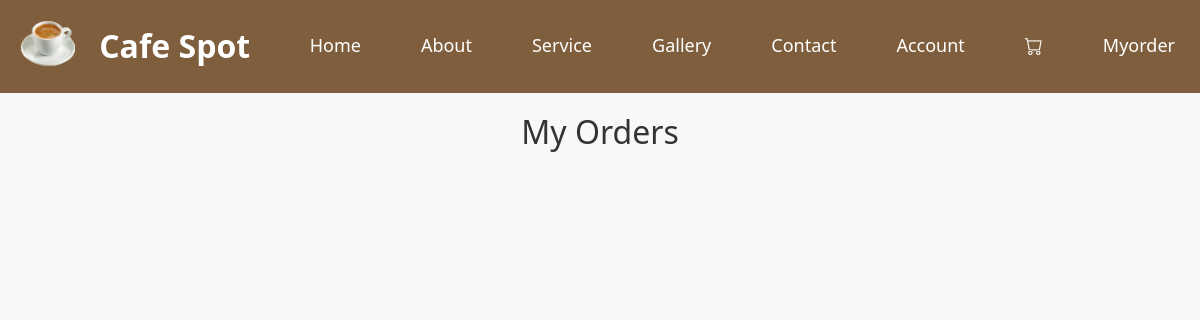
The page /myorders (signed in) on the database as committed earlier.
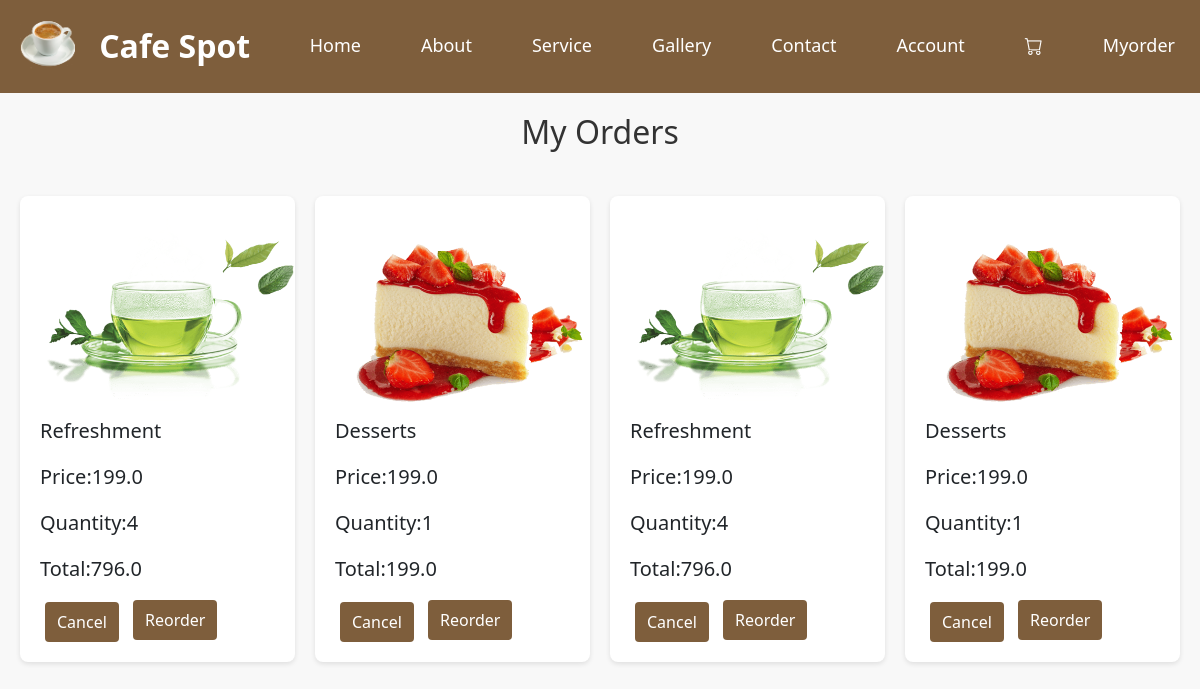
The same page on the database as committed later.
### app1/models.py (models this page shows, shortened)
class Order(models.Model):
    order_user = models.CharField(max_length=250,default=None,null=True)
    order_name = models.CharField(max_length=250)
    order_price = models.FloatField(max_length=250)
    order_image = models.FileField(null=True)
    order_qty = models.IntegerField()
    order_amount = models.FloatField()
    order_address = models.TextField(null=True)
    order_paytype = models.CharField(max_length=250,null=True)
    order_status = models.IntegerField(default=0)
    checkout_email = models.CharField(max_length=250,null=True)
    checkout_phone = models.CharField(max_length=250,null=True)
    checkout_name = models.CharField(max_length=250,null=True)
    checkout_address = models.TextField(max_length=250,null=True)
    checkout_city = models.TextField(max_length=250,null=True)
    checkout_country = models.TextField(max_length=250,null=True)
    checkout_postal = models.CharField(max_length=255,null=True)

### app1/views.py (the view)
# urls.py: path('myorders' , views.myorders, name='myorders'),
def myorders(request):
    user = request.session["usersession"]
    order = Order.objects.filter(order_user=user,order_status=1)
    if 'del' in request.GET:
        id = request.GET['del']
        delcart = Order.objects.filter(id=id)[0]
        delcart.delete()
    order = Order.objects.filter(order_user=user)
    context = {
        'order':order
    }
    template = loader.get_template("myorders.html")
    return HttpResponse(template.render(context,request))

### app1/templates/myorders.html (shortened to what this page needs)
{% extends 'master.html' %}
{% load static %}
{% block content %}
<div class="box103">
    <h1>My Orders</h1>
</div>
<div class="box104">
<div class="order-cards">
    {% for x in order  %}
    <div class="order-card">
        <img src="/media/{{x.order_image}}" alt="" height="200px" >
        <p>{{x.order_name}}</p>
        <p>Price:{{x.order_price}}</p>
        <p>Quantity:{{x.order_qty}}</p>
        <p>Total:{{x.order_amount}}</p>
        <div class="actions">
            <a href="?del={{ x.id }}">
                <button class="btn btn-danger">Cancel</button>
            </a>
            <a href="/cart">
                <button>Reorder</button>
            </a>
        </div>
    </div>
    {% endfor %}
</div>
</div>
{% endblock %}

### app1/templates/master.html (shortened to what this page needs)
{% load static %}
<!DOCTYPE html>
<html>
<head>
    <link href="https://cdn.jsdelivr.net/npm/bootstrap@5.3.3/dist/css/bootstrap.min.css" rel="stylesheet">
    <link
    href="https://unpkg.com/boxicons@2.1.4/css/boxicons.min.css"
    rel="stylesheet"
  />
  <link rel="stylesheet" href="https://cdnjs.cloudflare.com/ajax/libs/font-awesome/6.4.2/css/all.min.css">
  <link rel="stylesheet" href="https://cdn.jsdelivr.net/npm/bootstrap-icons@1.11.3/font/bootstrap-icons.min.css">
   <link rel="stylesheet" href="{% static 'mystyle.css' %}">
</head>
<body>
    <nav class="sticky-top">
        <a href="/" style="text-decoration: none;">
        <img src="{% static 'coffee_logo.png' %}" alt="Coffie Logo"  id="ac">
        <h2 id="aa">Cafe Spot</h2>
    </a>
    <ul>
    <li class="toplink">
        <a href="/" id="#index">Home</a>
    </li>
    <li class="toplink">
        <a href="/#about">About</a>
    </li>
    <li class="toplink">
        <a href="/#service">Service</a>
    </li>
    <li class="toplink">
        <a href="/#gallery" id="#gallery">Gallery</a>
    </li>
    <li class="toplink">
        <a href="/#contact" id="#contact">Contact</a>
    </li>
    <li class="toplink">
        <a href="/account">Account</a>
    </li>
    {% if 'usersession' in request.session %}
    <li class="toplink">
        <a href="\cart" class="cart_link">
            <i class="bi bi-cart "></i>
        </a>
    </li>
    <li class="toplink">
        <a href="\myorders">Myorder</a>
    </li>
    {% endif %}
    </ul>
    </nav>
    {% block content %}{% endblock %}
    <link rel="stylesheet" href="{% static 'myscripts.js' %}">
</body>
</html>

### app1/static/mystyle.css (style rules this page uses)
* { margin: 0px; }
:root { --primary-color: #3b141c; --secondary-color: #f3961c; --dark-color: #252525; --white-color: #fff; --light-gray-color: #f2f2f2; }
nav { background-color: #7E5E3c; display: flex; align-items: center; margin: 0 auto; justify-content: space-between; padding-top: 15px; }
#ac { color: var(--white-color); font-family: 500; font-size: 30px; max-width: 55px; margin-left: 20px; padding-bottom: 22px; }
ul { list-style: none; }
nav ul { display: flex; gap: 10px; }
#aa { color: var(--white-color); font-weight: 700; font-size: 32px; display: inline-block; margin-left: 20px; }
nav ul li a { text-decoration: none; display: block; padding: 0px 25px; font-weight: 500; color: var(--white-color); border: 30px; transition: all 0.2s ease; font-size: 18px; }
.inbox1 h2,p { font-size: 20px; }
body { background-color: #f8f8f8; }
.order-cards { display: grid; grid-template-columns: repeat(auto-fill, minmax(250px, 1fr)); gap: 20px; }
.order-card { background: white; border-radius: 8px; padding: 20px; box-shadow: 0 2px 5px rgba(0, 0, 0, 0.1); transition: transform 0.2s; }
h2 { font-size: 1.5em; margin: 0 0 10px; }
.order-card button { padding: 8px 12px; margin: 0 5px; border: none; background-color:#7E5E3c; color: white; cursor: pointer; border-radius: 4px; transition: background-color 0.3s; }
.box103 h1 { text-align: center; padding: 20px 0px; font-size: 2em; color: #333; }
.box104 { margin: 25px 20px; min-height: 500px; }
.cart_link { position: relative; }
html { scroll-behavior: smooth !important; scroll-padding-top: 90px !important; }

Rows that differ between the two databases and show on the page:
added Order: order_image (picture), order_name "Refreshment", order_price "199.0", order_qty "4", order_amount "796.0"
added Order: order_image (picture), order_name "Desserts", order_price "199.0", order_qty "1", order_amount "199.0"
added Order: order_image (picture), order_name "Refreshment", order_price "199.0", order_qty "4", order_amount "796.0"
added Order: order_image (picture), order_name "Desserts", order_price "199.0", order_qty "1", order_amount "199.0"
